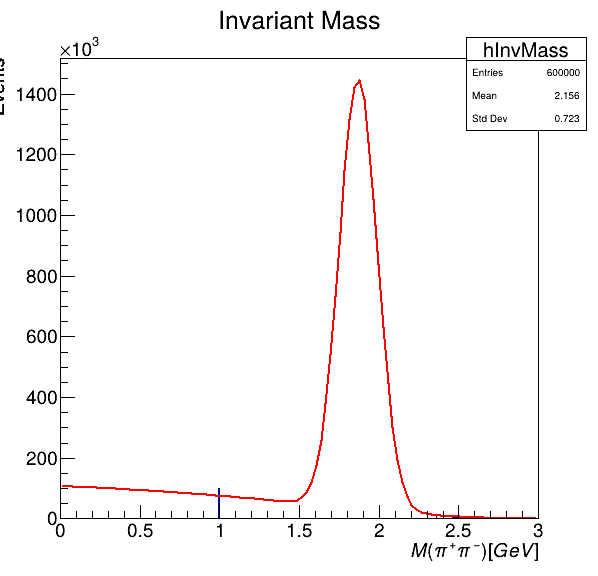

Generate this figure with Python:
import ROOT
import math
import random
import tqdm
import sys

def generate_and_decay(parent_mass, daughter_mass_1, daughter_mass_2):
  # Generate random values for momentum and direction
  momentum = random.expovariate(1.0)  # Exponential distribution for momentum
  theta = random.uniform(0, math.pi)       # Uniform in [0, pi]
  phi = random.uniform(0, 2 * math.pi)     # Uniform in [0, 2pi]

  # Create a 3-momentum vector using spherical coordinates
  px = momentum * math.sin(theta) * math.cos(phi)
  py = momentum * math.sin(theta) * math.sin(phi)
  pz = momentum * math.cos(theta)

  # Create parent particle
  parent = ROOT.Math.PxPyPzMVector(px, py, pz, parent_mass) 

  # Decay
  daughter1, daughter2 = two_body_decay(parent, daughter_mass_1, daughter_mass_2)

  if 0:
    print(f'parent: {parent}, m = {parent.M()}')
    print(f'daughter1: {daughter1}, m = {daughter1.M()}')
    print(f'daughter2: {daughter2}, m = {daughter2.M()}')
    #sys.exit(0)

  # Smear momentum of daughter tracks
  daughter1 = smear_momentum(daughter1)
  daughter2 = smear_momentum(daughter2)

  if 0:
    print(f'daughter1: {daughter1}, m = {daughter1.M()}')
    print(f'daughter2: {daughter2}, m = {daughter2.M()}')
    sys.exit(0)

  return [daughter1, daughter2]

# Function to smear particle momentum
def smear_momentum(particle):
  fluct = random.normalvariate(1., 0.05) # Normal distribution with mean = 1 and width = 0.05 (5% resolution)
  return ROOT.Math.PxPyPzMVector(particle.X() * fluct, particle.Y() * fluct, particle.Z() * fluct, particle.M()) 

# Function to generate a two-body decay in the rest frame of the parent particle
def two_body_decay(parent, m1, m2):
  # Calculate the momentum of the daughter particles in the parent's rest frame
  m0 = parent.M()  # Parent mass

  # Energy of the daughters in the rest frame
  # In the rest frame, the daughters have equal momenta (p12)
  p12 = math.sqrt((m0**2 - (m1 + m2)**2) * (m0**2 - (m1 - m2)**2)) / (2 * m0)
  E1 = (m0**2 + m1**2 - m2**2) / (2 * m0)
  E2 = (m0**2 + m2**2 - m1**2) / (2 * m0)

  # Momentum of the daughters in the rest frame
  p = math.sqrt(E1**2 - m1**2)
  #print(p, p12)

  # Generate random angles for isotropic decay
  theta = random.uniform(0, math.pi)
  phi = random.uniform(0, 2 * math.pi)

  # Momentum components for daughter 1 in the rest frame
  p1x = p * math.sin(theta) * math.cos(phi)
  p1y = p * math.sin(theta) * math.sin(phi)
  p1z = p * math.cos(theta)

  # Create four-momentum vectors for the two daughters in the rest frame
  daughter1 = ROOT.Math.PxPyPzMVector(p1x, p1y, p1z, m1)
  daughter2 = ROOT.Math.PxPyPzMVector(-p1x, -p1y, -p1z, m2)

  # Boost daughters back to the lab frame if the parent is moving
  boost_vector = ROOT.Math.Boost(parent.BoostToCM())
  daughter1 = ROOT.Math.PxPyPzMVector(boost_vector(daughter1))
  daughter2 = ROOT.Math.PxPyPzMVector(boost_vector(daughter2))

  return daughter1, daughter2



if __name__ == '__main__':
  if 1:
    # Set the number of particles to generate
    nParticles = 100000
    #nParticles = 10

    # Particle masses in GeV [https://pdg.lbl.gov/]
    mass_pi_ch = 0.13957
    mass_k_zero = 0.497611
    mass_d_zero = 1.86484

    # random seed for reproducible results
    random.seed(42)

    # Create a histogram to store generated momenta
    hInvMass = ROOT.TH1F("hInvMass", "Invariant Mass", 300, 0, 3)

    # Create tree (store events)
    fileout = ROOT.TFile("tracks.root", "recreate")
    tree = ROOT.TTree('tree', 'Tree with tracks')
    tracks_vec = ROOT.std.vector(ROOT.Math.PxPyPzMVector)()
    branch = tree.Branch('tracks', tracks_vec)

    # Loop over particles and generate random kinematics
    #for i in range(nParticles):
    for i in tqdm.tqdm(range(nParticles)):
      tracks = []
      tracks += generate_and_decay(mass_k_zero, mass_pi_ch, mass_pi_ch)
      tracks += generate_and_decay(mass_d_zero, mass_pi_ch, mass_pi_ch)
      assert len(tracks) == 4

      tracks_vec.clear()
      for tr in tracks:
        tracks_vec.push_back(tr)
      tree.Fill()

      for itr1 in range(len(tracks)):
        for itr2 in range(itr1 + 1, len(tracks)):
          hInvMass.Fill((tracks[itr1] + tracks[itr2]).M())

    # Write TTree to file
    if 0:
      fileout.cd()
      tree.Write()
      fileout.Close()

  # Read data from TTree
  if 0:
    filein = ROOT.TFile("tracks.root")
    tree = filein.Get('tree')
    tracks = ROOT.std.vector(ROOT.Math.PxPyPzMVector)()
    tree.SetBranchAddress('tracks', tracks)
    hInvMass = ROOT.TH1F("hInvMass", "Invariant Mass", 300, 0, 3)
    for ientr in range(tree.GetEntries()):
      tree.GetEntry(ientr)
      for itr1 in range(len(tracks)):
        for itr2 in range(itr1 + 1, len(tracks)):
          hInvMass.Fill((tracks[itr1] + tracks[itr2]).M())

  # Fit
  fitFunc = ROOT.TF1("fitFunc", 
                     "[0]/(sqrt(2*TMath::Pi())*[2])*TMath::Exp(-0.5*((x-[1])/[2])^2)"   # First Gaussian
                     " + [3]/(sqrt(2*TMath::Pi())*[5])*TMath::Exp(-0.5*((x-[4])/[5])^2)" # Second Gaussian
                     " + [6] + [7]*x + [8]*x^2 + [9]*x^3 + [10]*x^4 + [11]*x^5",               # Polynomial (5th degree)
                     #"gaus(0) + gaus(3) + pol5(6)",               # Gaus + Gaus + Polynomial (5th degree)
                          -10, 10)
  fitFunc.SetParameters(1, 0.5, 0.01,  # Amplitude, mean, sigma of first Gaussian
                        1, 1.85, 0.05,  # Amplitude, mean, sigma of second Gaussian
                        0, 0, 0, 0, 0);    # Coefficients of the polynomial (0 by default anyway)
  #print(fitFunc.GetParameter(11))
  #fitFunc.SetParameter(11, 10.0)
  #print(fitFunc.GetParameter(11))
  fitFunc.SetParLimits(1, 0.48, 0.52) # K0 mass
  fitFunc.SetParLimits(2, 0., 0.1) # K0 width
  fitFunc.SetParLimits(4, 1.8, 1.9) # D0 mass
  fitFunc.SetParLimits(5, 0., 0.2) # D0 width
  hInvMass.Fit(fitFunc)
  bin_width = hInvMass.GetBinLowEdge(2) - hInvMass.GetBinLowEdge(1)
  print(f'Number of signal events #1 = {fitFunc.GetParameter(0)/bin_width} +- {fitFunc.GetParError(0)/bin_width}')
  print(f'Number of signal events #2 = {fitFunc.GetParameter(3)/bin_width} +- {fitFunc.GetParError(3)/bin_width}')

  # Create a canvas to draw the histogram
  canvas = ROOT.TCanvas("canvas", "Invariant Mass", 600, 600)
  hInvMass.Draw()

  # Save the histogram as an image
  canvas.SaveAs("invmass.pdf")
  canvas.SaveAs("invmass.png")
